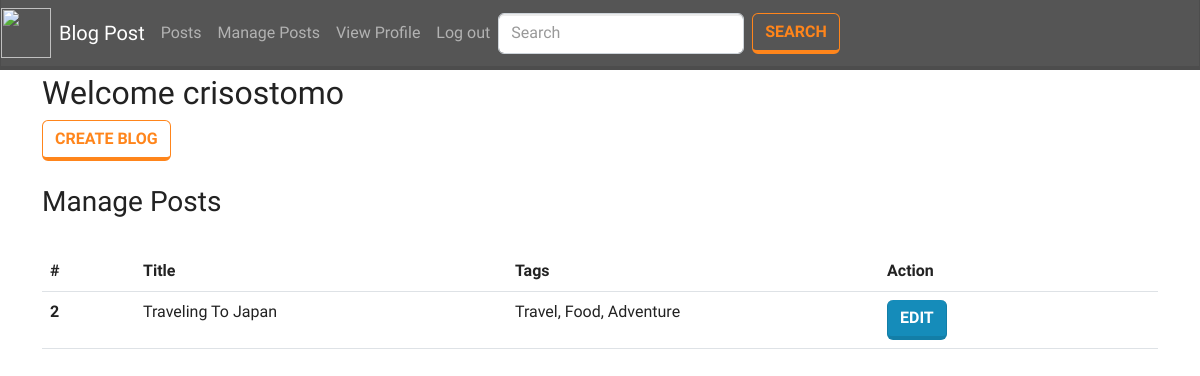
Page /dashboard.php (signed in) on the committed database.
### tables this page shows
CREATE TABLE `blogs` (
  `id` int(11) NOT NULL,
  `author_id` int(11) NOT NULL,
  `title` varchar(255) NOT NULL,
  `body` longtext NOT NULL,
  `tags` varchar(255) NOT NULL,
  `date_created` datetime NOT NULL
);

### includes/functions.php (called while the page is built, shortened)
<?php
function getPosts(){
    $id = $_SESSION['id'];
    $q = "SELECT b.id as `bid`, b.author_id, b.title, b.body, b.tags, b.date_created, u.id, u.first_name, u.middle_name, u.last_name, u.email, u.image  FROM blogs b INNER JOIN users u ON b.author_id = u.id WHERE author_id = $id";
    $result = mysqli_query($_SESSION['conn'], $q);
    $temp = array();
    while ($row = $result->fetch_assoc()) {
        $temp[] = $row;
    }
    return $temp;
}

### dashboard.php (the view, shortened to what this page needs)
<?php include('components/header.php'); ?>
<div class="container mt-1">
<?php if($_SESSION['is_admin'] == 1){ ?>
    <h2>Welcome <?= $_SESSION['first_name']?></h2>
    <br>
    <br>
    <h3>Bloggers Stats</h3>
    <br>
    <table class="table">
    <thead>
        <tr>
            <th class="col-1">#</th>
            <th class="col-4">Name</th>
            <th class="col-4">Blogs</th>
        </tr>
    </thead>
    <tbody>
    <?php foreach(getUserStat() as $res) {?>
    <tr>
        <th scope="row"><?= $res['uid']?></th>
        <td><?= $res['first_name'] . ' ' . $res['last_name']?></td>
        <td><?= $res['post']?></td>
    </tr>
    <?php } ?>
    </tbody>
    </table>
    <?php }elseif(isset($_SESSION['id']) && $_SESSION['is_active'] == 1){ ?>
        <h2>Welcome <?= $_SESSION['first_name']?></h2>
        <a class="btn btn-outline-warning" href="create_post.php">Create Blog</a>
        <br>
        <br>
        <h3>Manage Posts</h3>
        <br>
        <table class="table">
        <thead>
            <tr>
                <th class="col-1">#</th>
                <th class="col-4">Title</th>
                <th class="col-4">Tags</th>
                <th class="col-4">Action</th>
            </tr>
        </thead>
        <tbody>
        <?php foreach(getPosts() as $res) {?>
        <tr>
            <th scope="row"><?= $res['bid']?></th>
            <td><?= $res['title']?></td>
            <td><?= $res['tags']?></td>
            <td><a class="btn btn-primary" href="edit_post.php?id=<?= $res['bid']?>">Edit</a> </td>
        </tr>
        <?php } ?>
        </tbody>
        </table>
        <br>
    <?php }else{ ?>
        <h2>Account is Currently Deactivated. Please Contact the Admin!</h2>
    <?php } ?>
</div>
<?php include('components/footer.php'); ?>

### rows in the picture
blogs: id "2", title "Traveling To Japan", tags "Travel, Food, Adventure"

### other values in the picture
$_SESSION['first_name'] "crisostomo"
